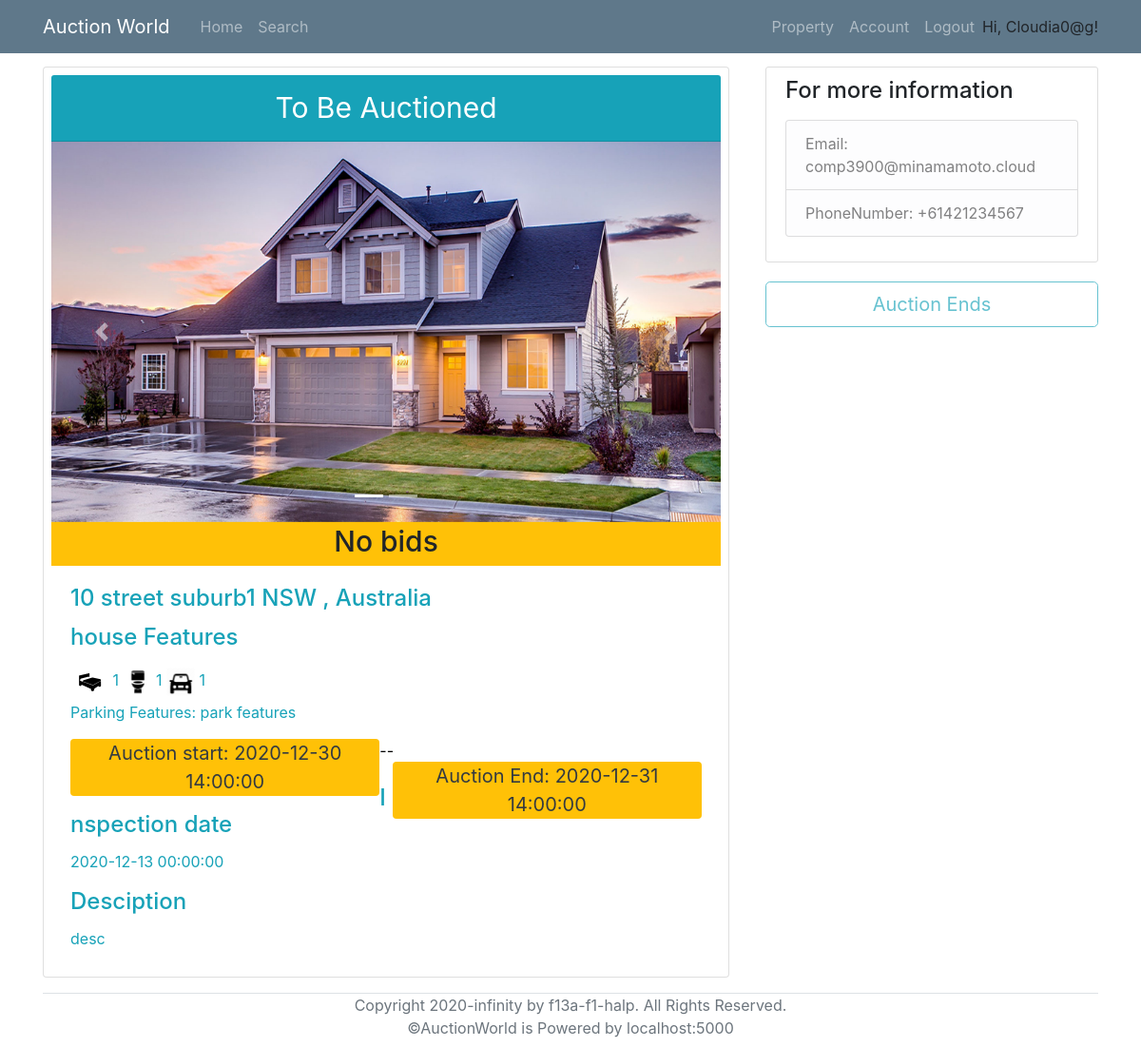
Before: /viewProperty/1 (signed in) with the older database file.
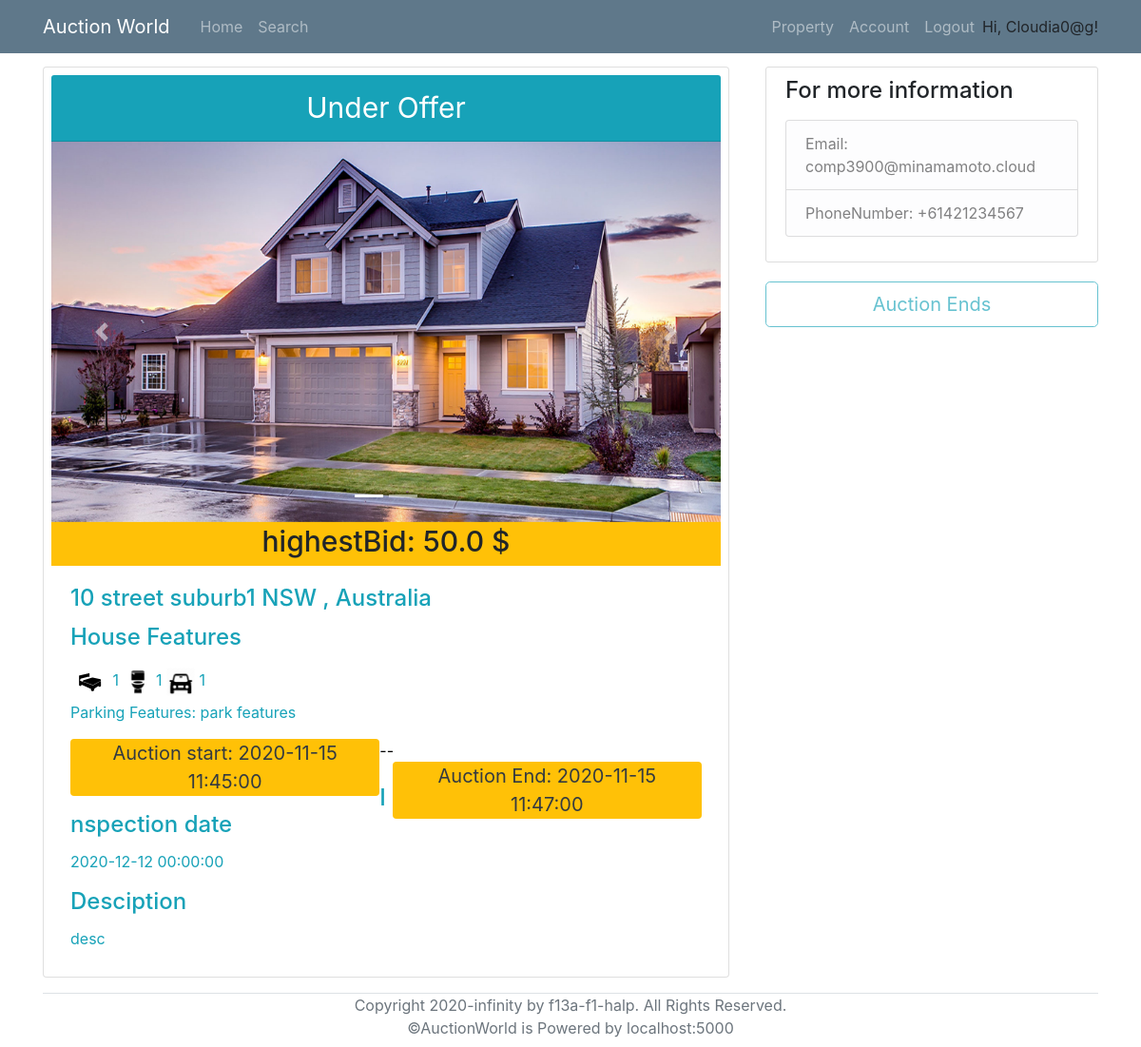
After: the same page with the newer database file.
### models.py (models this page shows, shortened)
class Property(db.Model):
    __tablename__ = 'Property'
    id = db.Column(db.Integer, primary_key = True)
    property_type = db.Column(db.String)
    add_unit = db.Column(db.String(100))
    add_num = db.Column(db.String(100))
    add_name = db.Column(db.String(100))
    add_suburb = db.Column(db.String(100))
    add_state = db.Column(db.String(3))
    add_pc = db.Column(db.String(4))
    num_bedrooms = db.Column(db.Integer)
    num_parking = db.Column(db.Integer)
    num_bathrooms = db.Column(db.Integer)
    parking_features = db.Column(db.String)
    building_size = db.Column(db.Integer)
    land_size = db.Column(db.Integer)
    inspection_date = db.Column(db.DateTime)
    description = db.Column(db.String(2000))
    year_built = db.Column(db.Integer)
    status = db.Column(db.String)
    seller = db.Column(db.Integer, db.ForeignKey('User.id'))
    auctionId = db.relationship('AuctionDetails', backref='Property', uselist=False)
    photo_collection = db.relationship('Photos', backref='Property', lazy='dynamic')
    registeredBidders = db.relationship('User',secondary=lambda: RegisteredAssociation.__table__, backref="RegisteredProperties")

class AuctionDetails(db.Model):
    __tablename__ = 'AuctionDetails'
    id = db.Column(db.Integer, primary_key=True)
    AuctionStart = db.Column(db.DateTime, nullable=False)
    AuctionEnd = db.Column(db.DateTime, nullable=False)
    ReservePrice = db.Column(db.Float, nullable=False)
    MinBiddingGap = db.Column(db.Float, nullable=False)
    PropertyID = db.Column(db.String, db.ForeignKey('Property.id'), unique=True, nullable=False)
    SellerID = db.Column(db.Integer, db.ForeignKey('User.id'), nullable=False)

class Bid(db.Model):
    __tablename__ = 'Bid'
    id = db.Column(db.Integer, primary_key=True)
    BidderID = db.Column(db.Integer, db.ForeignKey('User.id'), nullable=False)
    AuctionID = db.Column(db.Integer, db.ForeignKey('AuctionDetails.id'), nullable=False)
    Amount = db.Column(db.Float, nullable=False)

### routes.py (the view)
@app.route('/viewProperty/<property_id>', methods=['POST','GET'])
def viewProperty(property_id):
    property_info = Property.query.filter_by(id=property_id).first_or_404()
    seller = User.query.get(property_info.seller)
    auction = AuctionDetails.query.filter_by(PropertyID = property_id).first()
    if auction:
        highestBid = Bid.query.filter_by(AuctionID = auction.id).order_by(desc(Bid.Amount)).first()
        registered = RegisteredAssociation.query.filter_by(PropertyID = property_id, RegisteredBidderID=current_user.id).first()
        if datetime.now() < auction.AuctionStart or datetime.now()>auction.AuctionEnd:
            remainingTime = None
        else:
            remainingTime = humanfriendly.format_timespan(auction.AuctionEnd - datetime.now())
    else:
        highestBid = None
        registered = None
        remainingTime = None
    return render_template('viewProperty.html', title='View Property', property=property_info, seller= seller, auction=auction, highestBid=highestBid, registered=registered, remainingTime=remainingTime)

### models.py (called while the page is built)
@login_manager.user_loader
def load_user(id):
    return User.query.get(id)

### templates/viewProperty.html (shortened to what the changed rows need)
{% extends "base.html" %}
{% block content %}
<div class="row">
    {% if current_user.id != seller.id %}
        <div class="col-md-8">
            <div class="card p-2 col-md-3.8 mr-2 mb-3">
    {% else %}
        <div class="col-md-10">
            <div class="card p-2 col-md-3.8 ml-3 mr-2 mb-3">
    {% endif %}
                    <div class="card-header text-center bg-info text-white" style="font-size: 30px;">
                        {% if property.status == "auction" %}
                            To Be Auctioned
                        {% elif property.status == "sold" %}
                            Sold
                        {% elif property.status == "Under Offer" %}
                            Under Offer
                        {% endif %}
                    </div>
                    {% if property.photo_collection.count() == 0 %}
						<img class="card-img-top" src="/static/propertyImage/Sample.jpg" alt="Card image cap" >
                    {% else %}
                    <div id="carouselExampleIndicators" class="carousel slide" data-ride="carousel">
                        <ol class="carousel-indicators">
                        </ol>
                        <div class="carousel-inner">
                        </div>
                        <a class="carousel-control-prev" href="#carouselExampleIndicators" role="button" data-slide="prev">
                        </a>
                        <a class="carousel-control-next" href="#carouselExampleIndicators" role="button" data-slide="next">
                        </a>
                    </div>
                    {% endif %}
                    <h6 class="card-subtitle pt-2 pb-2 text-center bg-warning" style="font-size: 30px;" >
                        {% if highestBid:%}
                            highestBid: {{highestBid.Amount}} $
                        {% else %}
                            No bids
                        {% endif%}
                    </h6>
                    <div class="card-body text-info">
                        <h4 class="card-title">
                            {{property.add_num}} {{property.add_name}} {{property.add_suburb}} {{property.add_state}} {{property.pc}}, Australia
                        </h4>
                        <h4 class="card-title">{{property.property_type}} Features </h4>
                        <p class="card-text">
							<span><img src="/static/icons/bedicon.png" alt="Card image cap" style="width:40px; height: 40px;"> {{property.num_bedrooms}}</span>
							<span><img src="/static/icons/restroom.png" alt="Card image cap" style="width:30px; height: 30px;"> {{property.num_bedrooms}}</span>
                            <span><img src="/static/icons/car.png" alt="Card image cap" style="width:30px; height: 30px;"> {{property.num_parking}}</span> <br>
                            <span>Parking Features: {{property.parking_features}}</span>
                        </p>
                        {% if auction.AuctionStart and auction.AuctionEnd %}
                            <p class="text-dark bg-warning rounded pl-2 pr-2 mb-0 text-center" style="width: 49%; float: left; font-size: 20px;"> Auction start: {{auction.AuctionStart}} </p>
                            <p style="float: left; color: black;" class="mb-0">--</p>
                            <p class="text-dark bg-warning rounded pl-2 pr-2 mb-0 text-center" style="width: 49%; float: right; font-size: 20px;"> Auction End: {{auction.AuctionEnd}} </p> <br><br>
                        {% endif %}
                        <h4 class="card-title">Inspection date</h4>
                        {% if property.inspection_date %}
                            <p class="card-text">{{property.inspection_date}}</p>
                        {% else %}
                            <p class="card-text">The inspection date has not been setted up yet, please wait or you can contact us to make a schedule for you to visit.</p>
                        {% endif %}
                        <h4 class="card-title"> Desciption </h4>
                        <p class="card-text">{{property.description}}</p>
                    </div>
                </div>
    </div>
</div>
{% endblock %}

Changed rows visible on the page:
added Bid: Amount "50.0"
changed Property "street": property_type "house" → "House"; inspection_date "2020-12-13 00:00:00" → "2020-12-12 00:00:00"
changed AuctionDetails: AuctionStart "2020-12-30 14:00:00" → "2020-11-15 11:45:00"; AuctionEnd "2020-12-31 14:00:00" → "2020-11-15 11:47:00"
Other visible differences:
text no longer shown: "To Be Auctioned No bids"
text now shown: "Under Offer highestBid: $"
